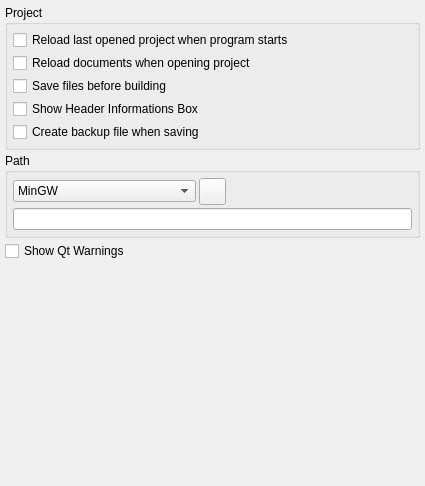
        <widget class="QWidget" name="pGeneral" >
         <property name="geometry" >
          <rect>
           <x>0</x>
           <y>0</y>
           <width>425</width>
           <height>486</height>
          </rect>
         </property>
         <attribute name="label" >
          <string>General</string>
         </attribute>
         <layout class="QVBoxLayout" >
          <property name="margin" >
           <number>5</number>
          </property>
          <property name="spacing" >
           <number>3</number>
          </property>
          <item>
           <widget class="QGroupBox" name="gbProject" >
            <property name="title" >
             <string>Project</string>
            </property>
            <layout class="QVBoxLayout" >
             <property name="margin" >
              <number>5</number>
             </property>
             <property name="spacing" >
              <number>3</number>
             </property>
             <item>
              <widget class="QCheckBox" name="cbReloadLastProject" >
               <property name="text" >
                <string>Reload last opened project when program starts</string>
               </property>
              </widget>
             </item>
             <item>
              <widget class="QCheckBox" name="cbReloadLastProjectFiles" >
               <property name="text" >
                <string>Reload documents when opening project</string>
               </property>
              </widget>
             </item>
             <item>
              <widget class="QCheckBox" name="cbSaveBeforeBuilding" >
               <property name="text" >
                <string>Save files before building</string>
               </property>
              </widget>
             </item>
             <item>
              <widget class="QCheckBox" name="cbShowHeaderInformations" >
               <property name="text" >
                <string>Show Header Informations Box</string>
               </property>
              </widget>
             </item>
             <item>
              <widget class="QCheckBox" name="cbCreateBackup" >
               <property name="text" >
                <string>Create backup file when saving</string>
               </property>
              </widget>
             </item>
            </layout>
           </widget>
          </item>
          <item>
           <widget class="QGroupBox" name="gbPath" >
            <property name="title" >
             <string>Path</string>
            </property>
            <layout class="QGridLayout" >
             <property name="margin" >
              <number>5</number>
             </property>
             <property name="spacing" >
              <number>3</number>
             </property>
             <item row="0" column="0" >
              <widget class="QComboBox" name="cbPath" >
               <item>
                <property name="text" >
                 <string>MinGW</string>
                </property>
               </item>
               <item>
                <property name="text" >
                 <string>Qt 4</string>
                </property>
               </item>
               <item>
                <property name="text" >
                 <string>Translations</string>
                </property>
               </item>
               <item>
                <property name="text" >
                 <string>Documentation</string>
                </property>
               </item>
               <item>
                <property name="text" >
                 <string>Templates</string>
                </property>
               </item>
               <item>
                <property name="text" >
                 <string>PDF Viewer</string>
                </property>
               </item>
               <item>
                <property name="text" >
                 <string>Web Browser</string>
                </property>
               </item>
              </widget>
             </item>
             <item row="0" column="1" >
              <widget class="QToolButton" name="tbPath" >
               <property name="minimumSize" >
                <size>
                 <width>27</width>
                 <height>27</height>
                </size>
               </property>
               <property name="maximumSize" >
                <size>
                 <width>27</width>
                 <height>27</height>
                </size>
               </property>
               <property name="icon" >
                <iconset resource="../resources/resources.qrc" >:/Icons/Icons/projectopen.png</iconset>
               </property>
              </widget>
             </item>
             <item row="1" column="0" colspan="3" >
              <widget class="QLineEdit" name="lePath" />
             </item>
            </layout>
           </widget>
          </item>
          <item>
           <widget class="QCheckBox" name="cbShowQtWarnings" >
            <property name="text" >
             <string>Show Qt Warnings</string>
            </property>
           </widget>
          </item>
          <item>
           <spacer>
            <property name="orientation" >
             <enum>Qt::Vertical</enum>
            </property>
            <property name="sizeHint" >
             <size>
              <width>20</width>
              <height>21</height>
             </size>
            </property>
           </spacer>
          </item>
         </layout>
        </widget>
